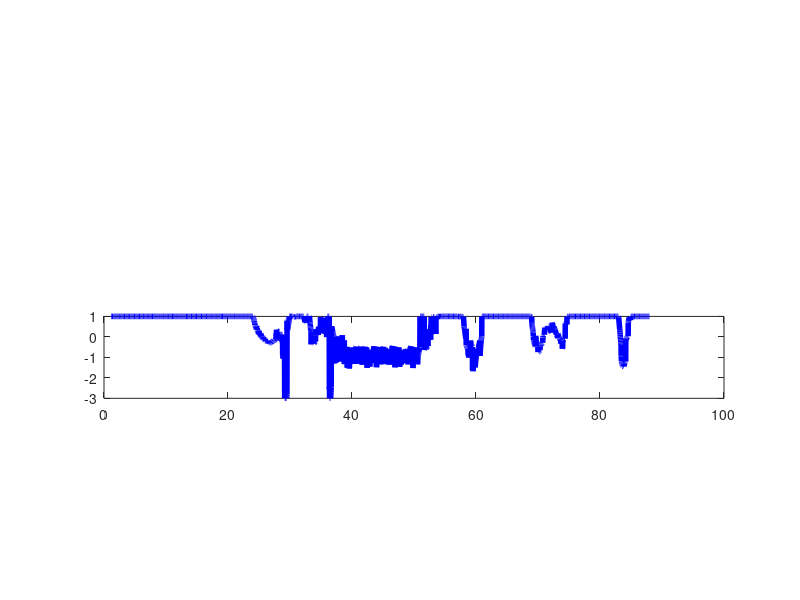
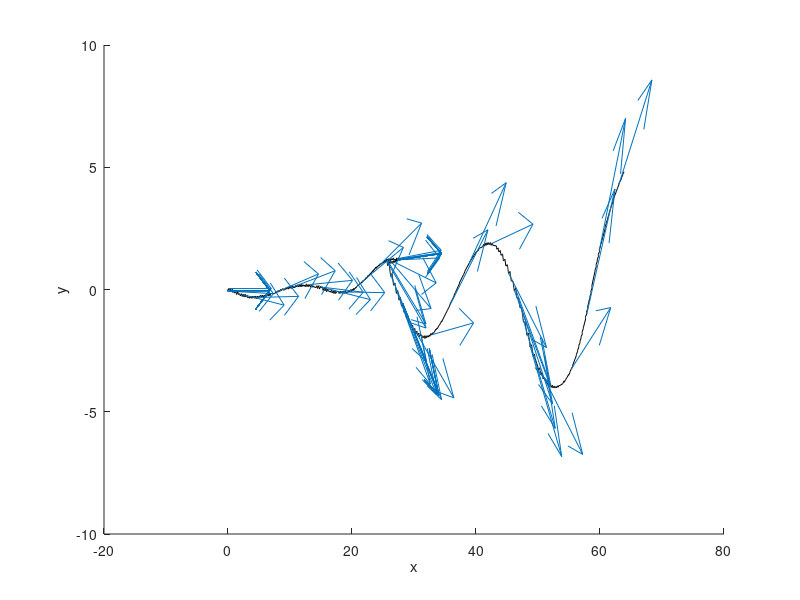

MATLAB code for these plots, in order: (Note: this script raises an error after producing the figures.)
%% log corridor information 
horizon_global = 5;
accel_lim = [-3.0 1.0];
angluar_lim = [-0.52 0.52];

data_corridor = load('log_corridor.txt');
data_mpc = load('log_mpc.txt');
data_input = load('log_input.txt');
data_state = load('log_state.txt');

cur_line = 1;
fig_corridor = 1;
fig_state = 2;

figure(fig_state)
hold on
plot(data_state(:,2),data_state(:,3),'k-')
theta = data_state(:,4);
xaxis = [cos(theta) sin(theta)];
dd = 50;
quiver(data_state(1:dd:end,2),data_state(1:dd:end,3),xaxis(1:dd:end,1),xaxis(1:dd:end,2))
xlabel('x')
ylabel('y')

figure(fig_corridor)
subplot(4,1,3)
gg = plot(data_input(:,1),data_input(:,2),'b-','LineWidth',4);
gg.Color(4) = 0.2;
hold on
subplot(4,1,4)
gg = plot(data_input(:,1),data_input(:,3),'c-','LineWidth',4);
gg.Color(4) = 0.2;
hold on

while cur_line <= size(data_corridor,1)
    figure(fig_corridor)
    subplot(4,1,3)
    gg = plot(data_input(:,1),data_input(:,2),'b-','LineWidth',4);
    gg.Color(4) = 0.2;
    hold on
    subplot(4,1,4)
    gg = plot(data_input(:,1),data_input(:,3),'c-','LineWidth',4);
    gg.Color(4) = 0.2;
    hold on

    % Corridor 
    corr_start = cur_line; 
    cur_idx = find(data_corridor(:,1) == data_corridor(corr_start,1));
    corr_end = cur_idx(end);
    
    cur_time = data_corridor(corr_start,1);
    t1 = cur_time;
    tmax = cur_time+horizon_global;
    
    figure(fig_corridor)
    
    for idx = corr_start : corr_end
       t2 = min(t1 + data_corridor(idx,3),tmax);
       subplot(4,1,1)
       hold on
       plot([t1 min(t2,tmax)],[data_corridor(idx,4) data_corridor(idx,4)],'k-');
       plot([t1 min(t2,tmax)],[data_corridor(idx,5) data_corridor(idx,5)],'k-');
    
       subplot(4,1,2)
       hold on
       plot([t1 min(t2,tmax)],[data_corridor(idx,6) data_corridor(idx,6)],'k-');
       plot([t1 min(t2,tmax)],[data_corridor(idx,7) data_corridor(idx,7)],'k-');
       
       t1 = t2; 
    end
        
    % Corridor 
    figure(fig_corridor)
    cur_idx = find(abs(data_mpc(:,1) - cur_time)<0.001);
    mpc_start = cur_idx(1);
    
    subplot(4,1,1)
    title('x')

    plot(data_mpc(mpc_start,2:end),data_mpc(mpc_start+1,2:end),'r')
    hold off
    subplot(4,1,2)
    title('y')

    plot(data_mpc(mpc_start,2:end),data_mpc(mpc_start+2,2:end),'g')
    hold off
    
    cur_line = corr_end + 10;
    
    subplot(4,1,3)
    hold on
    yline(accel_lim(1),'r--')
    yline(accel_lim(2),'r--')
    title('accel decel')
    plot(data_mpc(mpc_start,2:end),data_mpc(mpc_start+3,2:end),'b','LineWidth',5)
    plot(data_mpc(mpc_start,2),data_mpc(mpc_start+3,2),'ko')

    
    
    
    
    subplot(4,1,4)
    hold on
    yline((angluar_lim(1)),'r--')
    yline(angluar_lim(2),'r--')
    title('angular')   
    plot(data_mpc(mpc_start,2:end),data_mpc(mpc_start+4,2:end),'c','LineWidth',5)
    plot(data_mpc(mpc_start,2),data_mpc(mpc_start+4,2),'ko')
    
    figure(fig_state)
    hold on
    plot(data_state(:,2),data_state(:,3),'k-')
    theta = data_state(:,4);
    xaxis = [cos(theta) sin(theta)];
    dd = 20;
    quiver(data_state(1:dd:end,2),data_state(1:dd:end,3),xaxis(1:dd:end,1),xaxis(1:dd:end,2),'r')
    xlabel('x')
    ylabel('y')
    
    [~,cur_idx] = min(abs(data_state(:,1) - cur_time));
    xCur = data_state(cur_idx,2);
    yCur = data_state(cur_idx,3);
    plot(xCur,yCur,'ko','MarkerSize',10);
    
    
    pause(1e-1)

    if cur_line  < size(data_corridor,1)
        figure(fig_corridor)

        clf
    end
end



%% 

bag = rosbag('../worlds/keti_dataset1.bag');
bSel = select(bag,'Topic','/current_speed');
msgStructs = readMessages(bSel,'DataFormat','struct');
speed = [];
for i = 1:length(msgStructs)
   speed = [speed msgStructs{i}];
end







